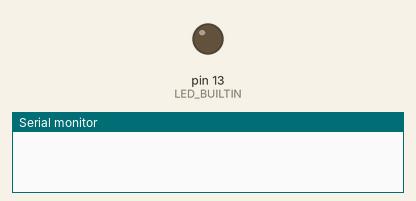
This sketch was run on a simulated Arduino Uno, built with avr-gcc and run on an emulated ATmega328P. Parts: output pins drawn as LEDs (lit = HIGH), the last lines printed to the serial monitor.

Above: at 5.0 s.
At 11.4 s:
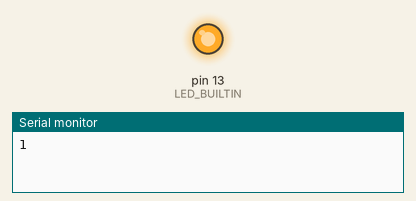
Timing chart, 0 to 16.8 s (numbered marks = the images above):
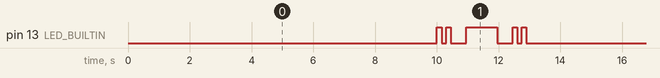

The sketch:

binary-blink.ino
```cpp
int val;

void setup() {

  // set val (8 bit value)
  val = 5;

  // open the serial port at 9600 bps
  Serial.begin(9600);

  // initialize digital pin LED_BUILTIN as an output.
  pinMode(LED_BUILTIN, OUTPUT);

}

void binary(int num)
{
    int rem;

    if (num <= 1)
    {
     LED_BLINK_1();
     Serial.print(num);
      return;
    }
    rem = num % 2;

    binary(num / 2);

     delay(500);          //gap b/w bits 500ms
     if(rem == 1){
        LED_BLINK_1();
    }
    else{
        LED_BLINK_0();
    }

    Serial.print(rem);

}


void LED_BLINK_1(){
        digitalWrite(LED_BUILTIN, HIGH);   // turn the LED on (HIGH is the voltage level)
        delay(150);                        // wait for 150 ms
        digitalWrite(LED_BUILTIN, LOW);    // turn the LED off by making the voltage LOW
        delay(150);
        digitalWrite(LED_BUILTIN, HIGH);   // turn the LED on (HIGH is the voltage level)
        delay(150);
        digitalWrite(LED_BUILTIN, LOW);    // turn the LED off by making the voltage LOW
}

void LED_BLINK_0(){
      digitalWrite(LED_BUILTIN, HIGH);   // turn the LED on (HIGH is the voltage level)
      delay(1000);                       // wait for 1 sec
      digitalWrite(LED_BUILTIN, LOW);    // turn the LED off by making the voltage LOW
}

void loop() {
  // at the beginning of every 10 secs,
  // blink out the 8 bits of "val" using the built in LED
  // bit 1 - two quick short blinks
  // bit 0 - one long blink
  // gap between bits - 500 ms

    delay(10000);                       // wait for 10 second
    binary(val);
    Serial.print("\n");

}
```

Measured:
- by itself, pin 13 (LED_BUILTIN): repeats every 12.9 s: LOW 0.15 s, HIGH 0.15 s, LOW 0.50 s, HIGH 1.0 s, LOW 0.50 s, HIGH 0.15 s, LOW 0.15 s, HIGH 0.15 s, LOW 10.0 s, HIGH 0.15 s
- by itself, everything shown: repeats every 12.9 s, in 10 steps
